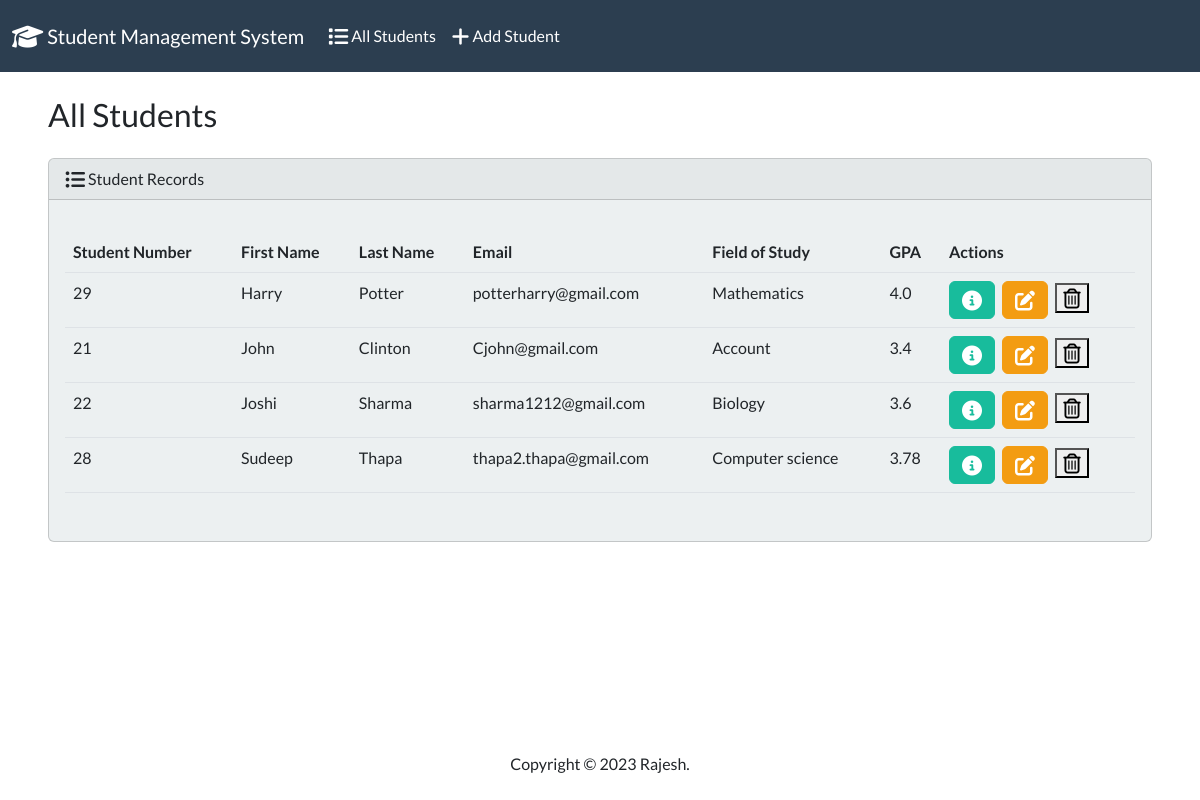
The page / on the database its author committed.
### students/models.py (models this page shows, shortened)
class Student(models.Model):
    student_number = models.PositiveIntegerField()
    first_name = models.CharField(max_length=50)
    last_name = models.CharField(max_length=50)
    email = models.EmailField(max_length=100)
    field_of_study = models.CharField(max_length=100)
    gpa = models.FloatField()

### students/views.py (the view)
# urls.py: 2. Add a URL to urlpatterns:  path('', views.home, name='home')
def home(request):
    return render(request, 'students/home.html', {
        'students': Student.objects.all()
    })

### students/templates/students/home.html (shortened to what this page needs)
{% extends 'students/base.html' %}
{% load static%}
{%block body %}
      <div class="container-fluid">
        <h3 class="m-4">All Students</h3>
        <div class="row">
            <div class="col-12">
              {%if students %}
              <div class="card bg-light ms-4 me-4 mb-4">
                <div class="card-header">
                  <i class="fa-solid fa-list-ul fa-lg"></i> Student Records
                </div>
                <div class="card-body">
                  <p class="card-text">
                    <div class="table-responsive">
                      <table class="table table-hover">
                        <thead>
                          <tr>
                            <th scope="col">Student Number</th>
                            <th scope="col">First Name</th>
                            <th scope="col">Last Name</th>
                            <th scope="col">Email</th>
                            <th scope="col">Field of Study</th>
                            <th scope="col">GPA</th>
                            <th scope="col">Actions</th>
                          </tr>
                        </thead>
                        <tbody>
                          {%for student in students%}
                          <tr>
                              <td>{{student.student_number}}</td>
                              <td>{{student.first_name}}</td>
                              <td>{{student.last_name}}</td>
                              <td>{{student.email}}</td>
                              <td>{{student.field_of_study}}</td>
                              <td>{{student.gpa}}</td>
                              <td>
                                <button type="button" class="btn btn-success me-1" href="{% url 'view_student' student.id %}" data-bs-toggle="modal" data-bs-target="#myModal{{student.id}}">
                                  <i class="fa-solid fa-circle-info fa-lg"></i>
                                </button>
                                <a class="btn btn-warning me-1" href="{% url 'edit' student.id %}">
                                  <i class="fa-sharp fa-solid fa-pen-to-square fa-lg"></i>
                                </a>
                                <button type="btn btn-warning" data-bs-toggle="modal" data-bs-target="#delete{{student.id}}">
                                  <i class="fa-regular fa-trash-can fa-lg"></i>
                                </button>
                              </td>
                          </tr>
                          {%endfor%}
                        </tbody>
                      </table>
                    </div>
                  </p>
                </div>
              </div>
              {%else%}
              <h5 class="alert alert-primary ms-4 me-4">No Students Records</h5>
              {%endif%}
            </div>
        </div>
      </div>
  {%endblock%}

### rows shown on the page
Student: student_number "29", first_name "Harry", last_name "Potter", email "potterharry@gmail.com", field_of_study "Mathematics", gpa "4.0"
Student: student_number "21", first_name "John", last_name "Clinton", email "Cjohn@gmail.com", field_of_study "Account", gpa "3.4"
Student: student_number "22", first_name "Joshi", last_name "Sharma", email "sharma1212@gmail.com", field_of_study "Biology", gpa "3.6"
Student: student_number "28", first_name "Sudeep", last_name "Thapa", email "thapa2.thapa@gmail.com", field_of_study "Computer science", gpa "3.78"
